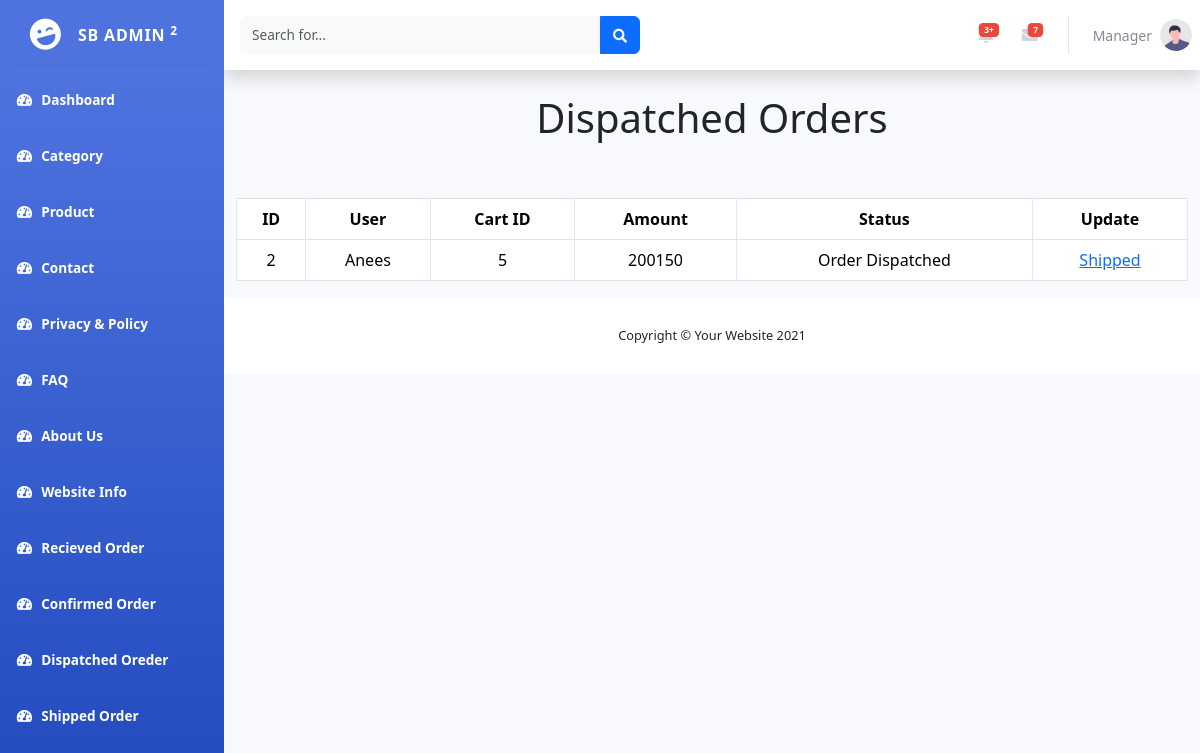
The page /Admin/dispatchorder.php (signed in) on the database its author committed.
### tables this page shows
CREATE TABLE `order_info` (
  `ID` int(11) NOT NULL,
  `u_id` int(11) NOT NULL,
  `cart_id` varchar(50) NOT NULL,
  `Bill` bigint(20) NOT NULL,
  `Status` varchar(50) NOT NULL DEFAULT 'Order Recieved'
);

CREATE TABLE `user` (
  `Id` int(11) NOT NULL,
  `Name` varchar(50) NOT NULL,
  `EMail` varchar(50) NOT NULL,
  `Password` varchar(50) NOT NULL,
  `Gender` varchar(6) NOT NULL,
  `Phone` varchar(50) NOT NULL,
  `Address` varchar(50) NOT NULL,
  `Role` varchar(10) NOT NULL DEFAULT 'User'
);

### Admin/dispatchorder.php (the view, shortened to what this page needs)
<!DOCTYPE html>
<html lang="en">
<head>
</head>
<body>
<?php include("header.php")?>
<div class="container">
    <h1>Dispatched Orders</h1>
    <br><br>
<table class="table table-bordered">
    <tr>
        <th>ID</th>
        <th>User</th>
        <th>Cart ID</th>
        <th>Amount</th>
        <th>Status</th>
        <th>Update</th>
    </tr>
    <?php
    $query="SELECT * FROM order_info where status='Order Dispatched'";
    $result=mysqli_query($conn,$query);
    while($row=mysqli_fetch_array($result))
    {
        $user_query=mysqli_query($conn,"select * from user where id=".$row[1]."");
        $data=mysqli_fetch_array($user_query);
        echo "<tr>";
        echo "<td>".$row[0]."</td>";
        echo "<td>".$data[1]."</td>";
        echo "<td>".$row[2]."</td>";
        echo "<td>".$row[3]."</td>";
        echo "<td>".$row[4]."</td>";
        echo '<td><a href="dispatchupdate.php?update='.$row[0].'">Shipped<i class="fas fa-solid fa-truck-ramp-box"></i></a></td>';
        echo "</tr>";
    }
    ?>
</table>
</div>
<?php include("footer.php")?>
</body>
</html>

### Admin/dispatchorder.php (style rules this page uses)
td,tr,h1 { text-align: center; }

### rows shown on the page
order_info: ID "2", u.Name "Anees", cart "5", Bill "200150", Status "Order Dispatched"

### other values the page prints
$_SESSION["name"] "Manager"
